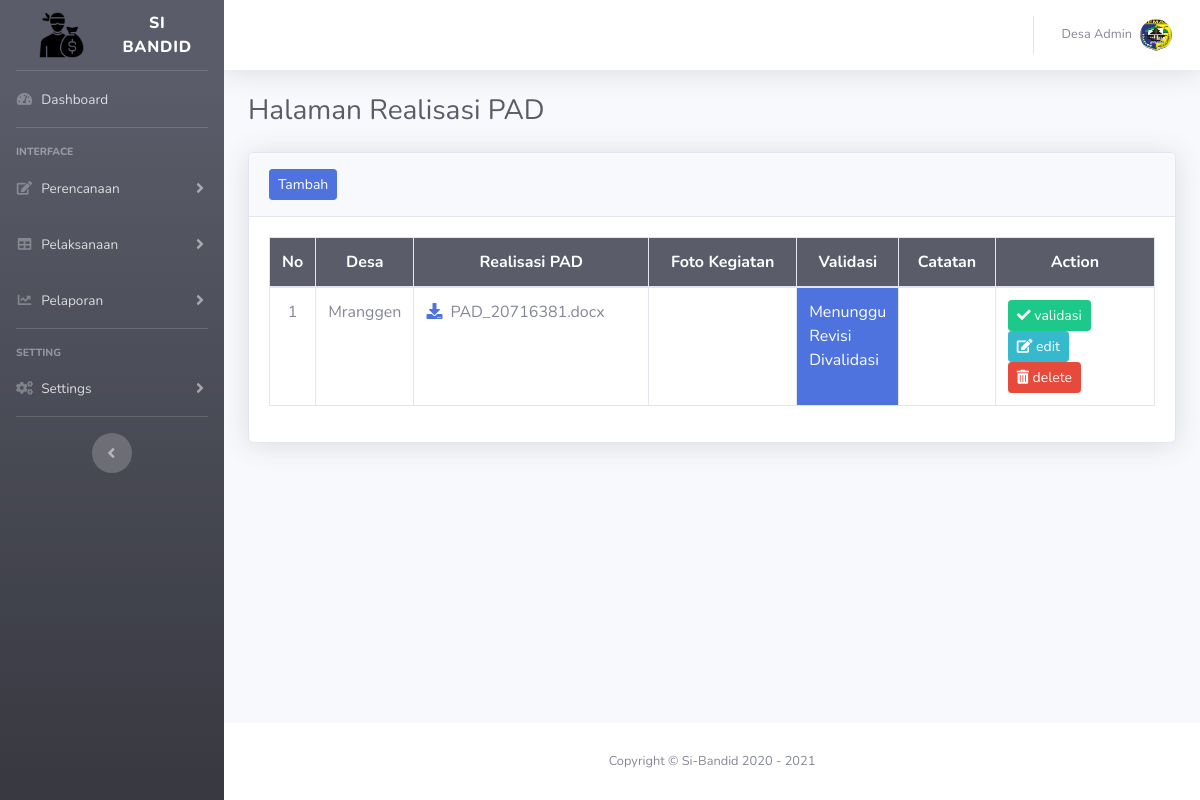
/index.php?page=p_pad (signed in), run on the app's committed database.
### tables this page shows
CREATE TABLE `tb_realisasi_pad` (
  `id_realisasi_pad` int(11) NOT NULL,
  `realisasi_pad` varchar(100) NOT NULL,
  `foto_pad_1` varchar(100) NOT NULL,
  `foto_pad_2` varchar(100) NOT NULL,
  `foto_pad_3` varchar(100) NOT NULL,
  `foto_pad_4` varchar(100) NOT NULL,
  `id_user` int(11) NOT NULL,
  `tahun` year(4) NOT NULL,
  `validasi` varchar(50) NOT NULL,
  `catatan` text NOT NULL
);

CREATE TABLE `tb_user` (
  `id_user` int(11) NOT NULL,
  `username` varchar(50) NOT NULL,
  `password` varchar(255) NOT NULL,
  `nama_user` varchar(50) NOT NULL,
  `level` enum('admin','user') NOT NULL
);

### page/pelaksanaan/pad/p_pad.php (the view, shortened to what this page needs)
<h1 class="h3 mb-4 text-gray-800">Halaman Realisasi PAD</h1>
<div class="card shadow mb-4">
  <div class="card-header py-3">
    <a href="#" class="btn btn-sm btn-primary" data-toggle="modal" data-target="#add_p_padModal">Tambah</a>
  </div>
  <div class="card-body">
    <div class="table-responsive">
      <table class="table table-bordered" id="dataTable" width="100%" cellspacing="0">
        <thead class="bg-dark text-white">
          <tr>
            <th width="3%" class="text-center align-middle">No</th>
            <th width="5%" class="text-center  align-middle">Desa</th>
            <th class="text-center  align-middle">Realisasi PAD</th>
            <th class="text-center  align-middle">Foto Kegiatan</th>
            <th width="5%" class="text-center  align-middle">Validasi</th>
            <th class="text-center  align-middle">Catatan</th>
            <th width="18%" class="text-center  align-middle">Action</th>
          </tr>
        </thead>
        <tbody>
          <?php
          include "asset/inc/config.php";
          $tahun = $_SESSION['tahun'];
          if ($_SESSION['level']=="admin") {
             $query = "SELECT * FROM tb_realisasi_pad
                      INNER JOIN tb_user ON tb_realisasi_pad.id_user = tb_user.id_user AND tahun='$tahun' ORDER BY id_realisasi_pad DESC";
            $result = mysqli_query($koneksi, $query);
          }
            $no = 1;
            while($data = mysqli_fetch_assoc($result))
            {
            ?>
          <tr>
            <td class="text-center"><?php echo "$no"; ?></td>
            <td><?php echo $data['nama_user']; ?></td>
            <td>
              <a href="page/pelaksanaan/pad/file/pad/<?php echo $data['realisasi_pad']; ?>">
              <i class="fas fa-download" id="downloadpad">&nbsp;&nbsp;</i></a><?php echo $data['realisasi_pad']; ?>
            </td>
            <td>
               <br>
            </td>
            <?php
              $validasi = $data['validasi'];
              $jumlah_karakter    =strlen($validasi);
              if ($jumlah_karakter == 6) {
              $color = "class='bg-danger text-white';";
              }
              elseif ($jumlah_karakter == 8){
              $color = "class='bg-success text-white';";
              }
              elseif ($jumlah_karakter == 17){
              $color = "class='bg-info text-white';";
              }
              elseif ($jumlah_karakter ){
              $color = "class='bg-primary text-white';";
              }
              ?>
            <td <?= $color ?> ><?php echo $validasi; ?></td>
            <td><?php echo $data['catatan']; ?></td>
            <td>
              <?php
                if ($_SESSION['level']=="admin") {
                 echo ''?> <a href="#" class="btn btn-sm btn-success validasi" data-toggle="modal" data-target="#p_padModal"
                      data-idrealisasi_pad="<?php echo $data["id_realisasi_pad"];?>"
                      data-valid="<?php echo $data["validasi"];?>"
                      data-catat="<?php echo $data["catatan"];?>"
                      ><i class="fas fa-check"></i> validasi</a>
                <?php  ;
                }else{
                 echo '';
                }
               ?>
              <a href="#" class="btn btn-sm btn-info edit" data-toggle="modal" data-target="#edit_p_padModal"
              data-id_realisasi_pad="<?php echo $data['id_realisasi_pad'];?>"
              data-fotopad1="<?php echo $data['foto_pad_1'];?>"
              data-fotopad2="<?php echo $data['foto_pad_2'];?>"
              data-fotopad3="<?php echo $data['foto_pad_3'];?>"
              data-fotopad4="<?php echo $data['foto_pad_4'];?>"
              ><i class="fas fa-edit"></i> edit</a>
              <a href="page/pelaksanaan/pad/hapus.php?id_realisasi_pad=<?php echo $data['id_realisasi_pad'];?>" onclick="return confirm('Yakin Hapus?')" class="btn btn-sm btn-danger"><i class="fas fa-trash-alt"></i> delete</a>
            </td>
          </tr>
          <?php
          $no++;
          }
          ?>
        </tbody>
      </table>
    </div>
  </div>
</div>

### data on the page
tb_realisasi_pad: id_user.nama_user "Mranggen", realisasi_pad "PAD_20716381.docx", validasi "Menunggu Revisi Divalidasi"

### other printed values
$_SESSION['nama_user'] "Admin"
